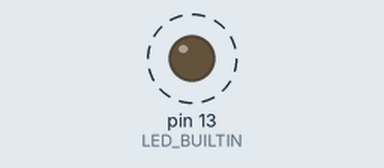
Recording of a sketch running on a simulated Arduino Uno, built with avr-gcc and run on an emulated ATmega328P. Shown: output pins drawn as LEDs (lit = HIGH). Dashed ring = blinking. What the sketch prints to the serial monitor is not drawn.

Above: at 0.7 s.
Timing chart, 0 to 3.0 s (numbered marks = the images above):
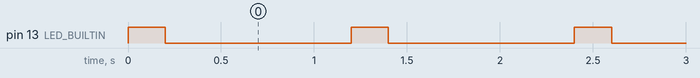

Measured:
- by itself, pin 13 (LED_BUILTIN): alternates HIGH for 0.20 s and LOW for 1.0 s

The sketch:

Q0922-Sketch.ino
```cpp
/*
  Q0922-Teste para módulo relê LC Tecnology ESP8266 Relay (http://www.lctech.cc)

  IMPORTANTE: 1- Ao ligar o módulo, manter o botão S1 apertado. Com isso, o módulo irá ligar com o LED vermelho aceso e o verde piscando.
              2- Caso o módulo esteja com o LED azul aceso, desligar e repetir o passo anterior.
              Não apertar o botão S1 enquanto o módulo estiver ligado. Caso ele seja apertado, desligar o módulo e executar o passo 1.

  Comandos do Módulo (em Hexadecimal):
              Close 1st relay: A0 01 00 A1
              Open  1st relay: A0 01 01 A2
              Close 2nd relay: A0 02 00 A2
              Open  2nd relay: A0 02 01 A3
              Close 3rd relay: A0 03 00 A3
              Open  3rd relay: A0 03 01 A4
              Close 4th relay: A0 04 00 A4
              Open  4th relay: A0 04 01 A5
*/

void setup() {
  // initialize digital pin LED_BUILTIN as an output.
  pinMode(LED_BUILTIN, OUTPUT);
  Serial.begin(115200);
}

void loop() {
  digitalWrite(LED_BUILTIN, HIGH);
  set_rele(1, HIGH);
  delay(100);
  set_rele(2, LOW);
  delay(100);

  digitalWrite(LED_BUILTIN, LOW);
  set_rele(1, LOW);
  delay(500);
  set_rele(2, HIGH);
  delay(500);
}

//**************************************************
// Função para envio do comando via porta serial.
//
// byte rele   - define o módulo relé para executar o comando (1 ao 4).
// bool estado - estado para ligar (HIGH) ou desligar (LOW) o relé.
//**************************************************
void set_rele(byte rele, bool estado) {

  Serial.write(0xA0);

  if (estado) {
    //open
    switch (rele) {
      case 1: {
          Serial.write(0x01);
          Serial.write(0x01);
          Serial.write(0xA2);
          break;
        }
      case 2: {
          Serial.write(0x02);
          Serial.write(0x01);
          Serial.write(0xA3);
          break;
        }
      case 3: {
          Serial.write(0x03);
          Serial.write(0x01);
          Serial.write(0xA4);
          break;
        }
      case 4: {
          Serial.write(0x04);
          Serial.write(0x01);
          Serial.write(0xA5);
          break;
        }
    }

  } else {
    //close
    switch (rele) {
      case 1: {
          Serial.write(0x01);
          Serial.write(0x00);
          Serial.write(0xA1);
          break;
        }
      case 2: {
          Serial.write(0x02);
          Serial.write(0x00);
          Serial.write(0xA2);
          break;
        }
      case 3: {
          Serial.write(0x03);
          Serial.write(0x00);
          Serial.write(0xA3);
          break;
        }
      case 4: {
          Serial.write(0x04);
          Serial.write(0x00);
          Serial.write(0xA4);
          break;
        }
    }
    Serial.write('\n');
  }
}
```
